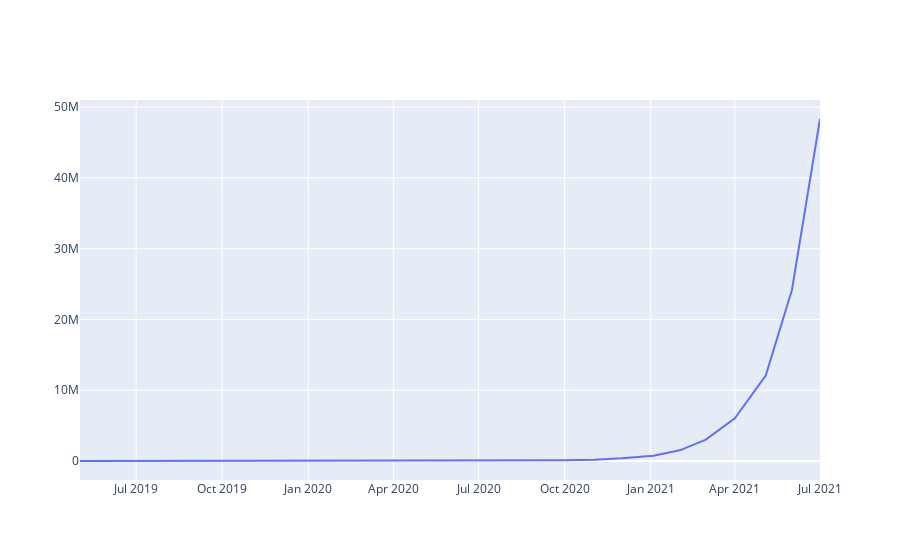

Notebook source saved alongside this figure:
### Code cell
choose = choose.reset_index()
day_return = choose.copy(deep=True)
day_return['count'] = day_return.iloc[:,1:len(choose.columns.to_list())].count(axis = 1) #exclude date column
day_return.loc[day_return['count']<5,'profit'] = day_return.iloc[:,1:len(choose.columns.to_list())].mean(axis = 1,skipna=True)*(day_return['count']/5)
day_return.loc[day_return['count']==0,'profit'] = 0
day_return.loc[day_return['count']>=5,'profit'] = day_return.iloc[:,1:len(choose.columns.to_list())].mean(axis = 1,skipna=True)
day_return['cumulative'] = (day_return['profit'] +1).cumprod()
profit = day_return['cumulative'][:len(day_return['cumulative'])-1].tolist()
# ind = (choose.set_index('date').mean(axis = 1)+1).cumprod()
import plotly.graph_objects as go
fig = go.Figure()

fig.add_trace(go.Scatter(x=choose['date'].tolist(), y=profit,
                                 mode='lines',
                                 name='cumulative'))
# fig.add_trace(go.Scatter(x=choose['date'].tolist(), y=ind.tolist(),
#                                  mode='lines',
# #                                  name='benchmark'))
mean_trade = day_return['count'][0:len(day_return)-1].mean()
print("Fee included, ", "holding stocks/period: ", mean_trade,', cumulative profit: ', profit[-1])
fig.show()

### Figure 1 — Plotly figure (JSON) as saved in the notebook; plotly's stock layout.template omitted (floating-point values rounded to 4 significant figures)
{"data": [{"mode": "lines", "name": "cumulative", "type": "scatter", "x": ["2019-05-02T00:00:00", "2019-06-03T00:00:00", "2019-07-01T00:00:00", "2019-08-01T00:00:00", "2019-09-03T00:00:00", "2019-10-01T00:00:00", "2019-11-01T00:00:00", "2019-12-02T00:00:00", "2020-01-02T00:00:00", "2020-02-03T00:00:00", "2020-03-02T00:00:00", "2020-04-01T00:00:00", "2020-05-04T00:00:00", "2020-06-01T00:00:00", "2020-07-01T00:00:00", "2020-08-03T00:00:00", "2020-09-01T00:00:00", "2020-10-01T00:00:00", "2020-11-02T00:00:00", "2020-12-01T00:00:00", "2021-01-04T00:00:00", "2021-02-01T00:00:00", "2021-03-01T00:00:00", "2021-04-01T00:00:00", "2021-05-04T00:00:00", "2021-06-01T00:00:00", "2021-07-01T00:00:00", "2021-08-02T00:00:00"], "y": [2, 2.4, 2.88, 5.76, 11.52, 23.04, 46.08, 92.16, 184.3, 368.6, 737.3, 1475.0, 2949.0, 5898.0, 11800.0, 23590.0, 47190.0, 94370.0, 188700.0, 377500.0, 755000.0, 1510000.0, 3020000.0, 6040000.0, 12080000.0, 24160000.0, 48320000.0]}], "layout": {}}
